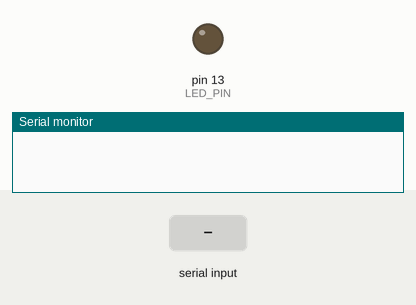
This sketch was run on a simulated Arduino Uno, built with avr-gcc and run on an emulated ATmega328P. Shown: output pins drawn as LEDs (lit = HIGH), the last lines printed to the serial monitor. Inputs (shaded band) come from the test bench.

Above: at 1.2 s.
1.3 s: "ON\n" received over Serial
At 2.5 s:
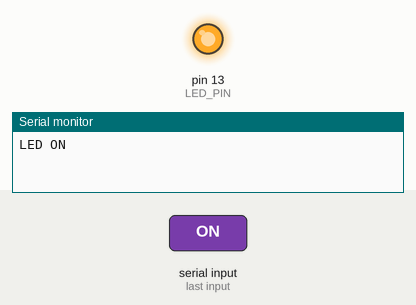
2.8 s: "OFF\n" received over Serial
At 3.8 s:
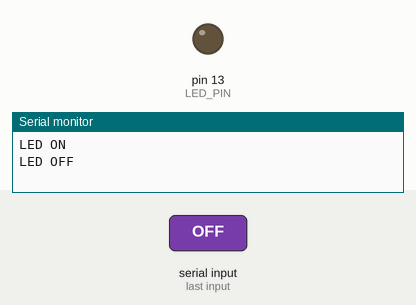
Timing chart, 0 to 5.8 s (numbered marks = the images above; inputs shaded):
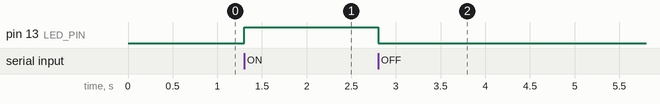

The sketch:

blink.ino
```cpp
const int LED_PIN = LED_BUILTIN;

void setup() {
  pinMode(LED_PIN, OUTPUT);
  digitalWrite(LED_PIN, LOW);

  Serial.begin(115200);
}

void loop() {
  if (Serial.available() > 0) {
    String command = Serial.readStringUntil('\n');
    command.trim();

    if (command == "ON") {
      digitalWrite(LED_PIN, HIGH);
      Serial.println("LED ON");
    } else if (command == "OFF") {
      digitalWrite(LED_PIN, LOW);
      Serial.println("LED OFF");
    }
  }
}
```

Measured:
- after the input at 1.3 s, pin 13 (LED_PIN): LOW → HIGH at once
- after the input at 2.8 s, pin 13 (LED_PIN): HIGH → LOW at once
